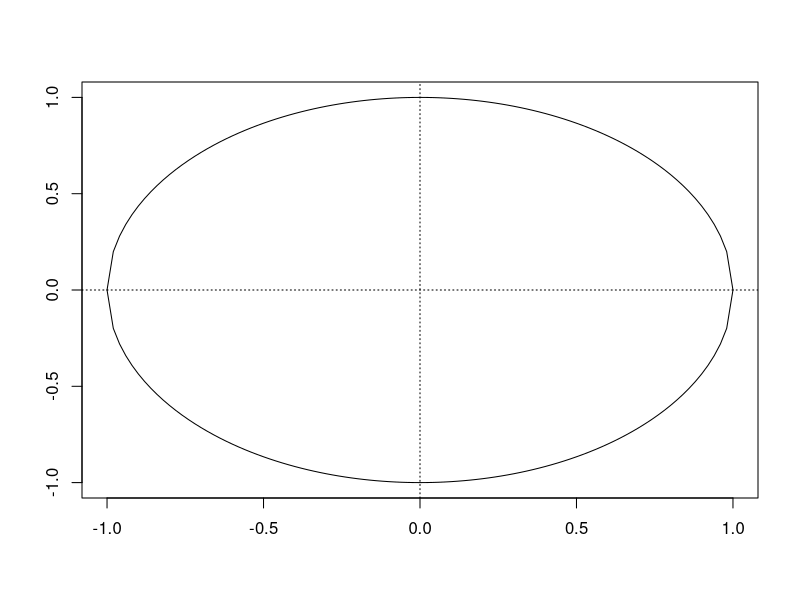
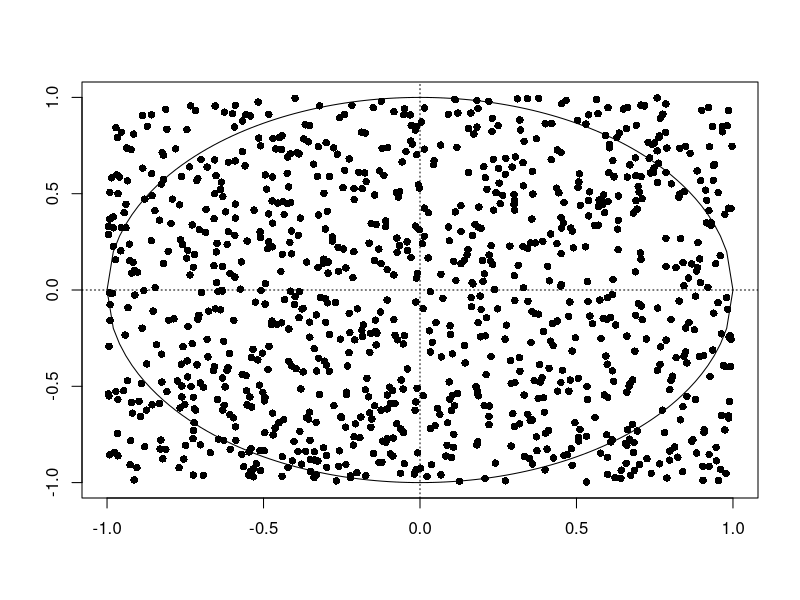
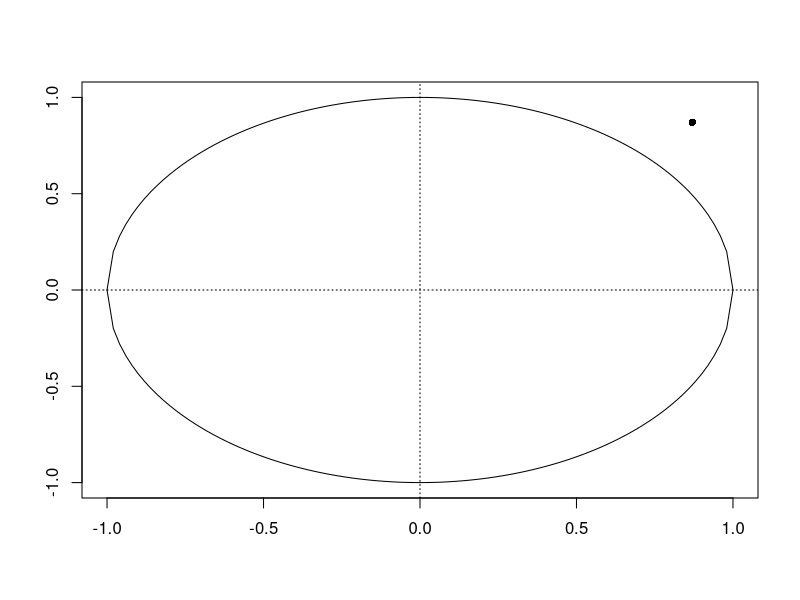
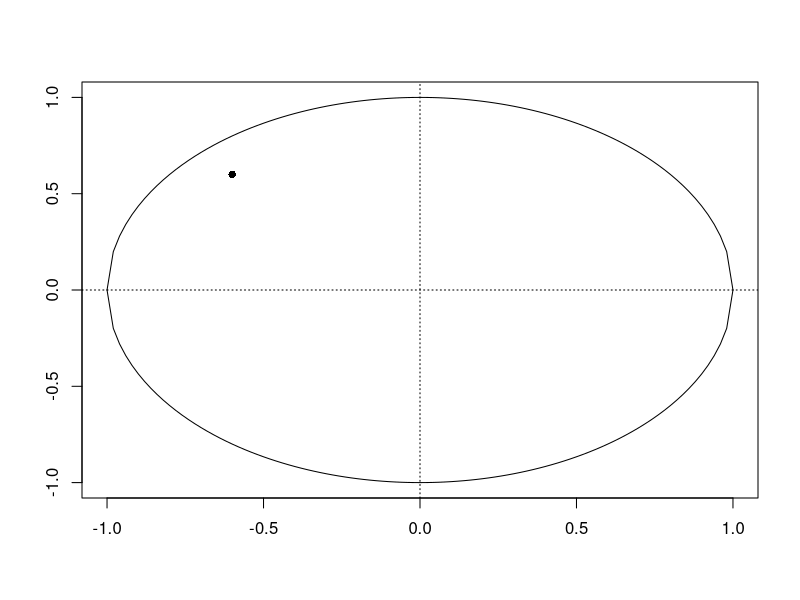

These figures' R source, in order: (Note: this script raises an error after producing the figures.)
## ---- chunk 1
knitr::opts_chunk$set(echo = TRUE)
## ---- chunk 2
circle <- function(x) sqrt(1 - x^2)
circle_inv <- function(x) -sqrt(1 - x^2)
plot_circle <- function(){
  lim <- c(-1, 1)
  plot(1, xlim = lim, ylim = lim, type = "n", ylab = '', xlab = '')
  abline(h = 0, v = 0, lty = 3)
  curve(circle, -1, 1, add = TRUE)
  curve(circle_inv, -1, 1, add = TRUE)
}
plot_circle()
## ---- chunk 3
set.seed(1984)
x <- runif(1000, min = -1, max = 1)
y <- runif(1000, min = -1, max = 1)
plot_circle()
points(x, y, pch = 16)
## ---- chunk 4
x <- 0.87
y <- 0.87
sqrt((x^2+y^2))
## ---- chunk 5
plot_circle()
x <- 0.87
y <- 0.87
points(x, y, pch = 16)
## ---- chunk 6
x <- -0.6
y <- 0.6
sqrt((x^2+y^2))
## ---- chunk 7
plot_circle()
x <- -0.6
y <- 0.6
points(x, y, pch = 16)
## ---- chunk 8
estimate_pi <- function(n){
  set.seed(1984)
  x <- runif(n, min = -1, max = 1)
  y <- runif(n, min = -1, max = 1)
  sum(sqrt(x^2+y^2) < 1) / n * 4
}

sapply(c(100, 1000, 10000, 100000, 1000000, 5000000, 10000000, 50000000), estimate_pi)
